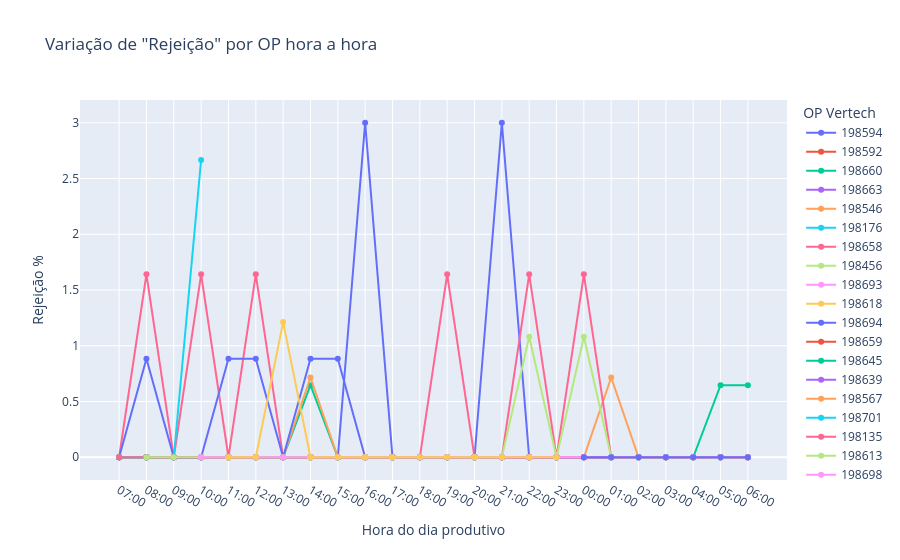

Source (notebook cell):
### Markdown cell above
## Variação de "Rejeição" por OP hora a hora

### Code cell
df_analise = df.copy()
df_analise.sort_values(by='Data_Hora_Ordem_Producao', inplace=True)

fig = px.line(
    df_analise,
    x='Hora_Producao',
    y='Rejeição %',
    title='Variação de "Rejeição" por OP hora a hora',
    color='OP Vertech',
    markers=True,
    category_orders={"Hora_Producao": ORDEM_HORAS_PRODUCAO},
    labels={
        'Hora_Producao': 'Hora do dia produtivo'
    },
    hover_data=[
        'Qtd Rejeicao',
        'Empacotado %',
        'Qtd Empacotado',
        'Objetivo %',
        'Qtd Objetivo'
    ]
)

fig.show()
